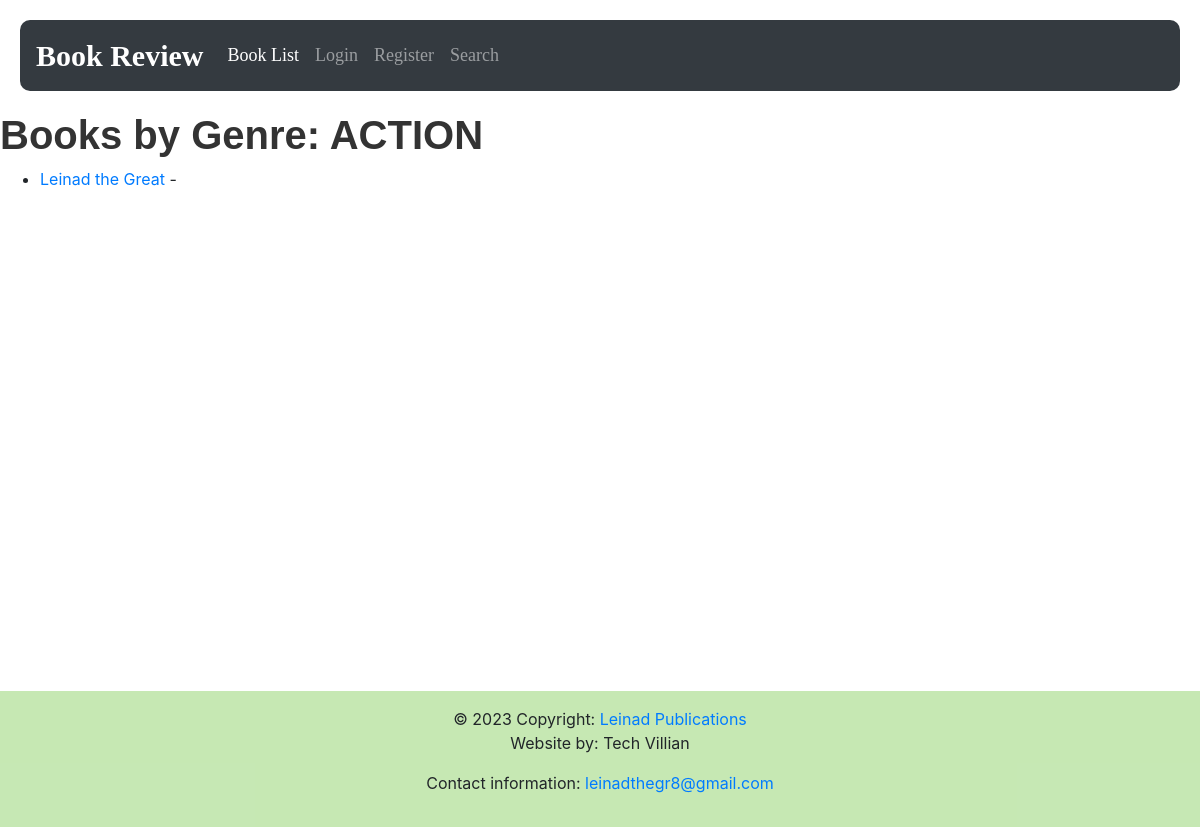
The app's page /books/genre/ACTION/, older data.
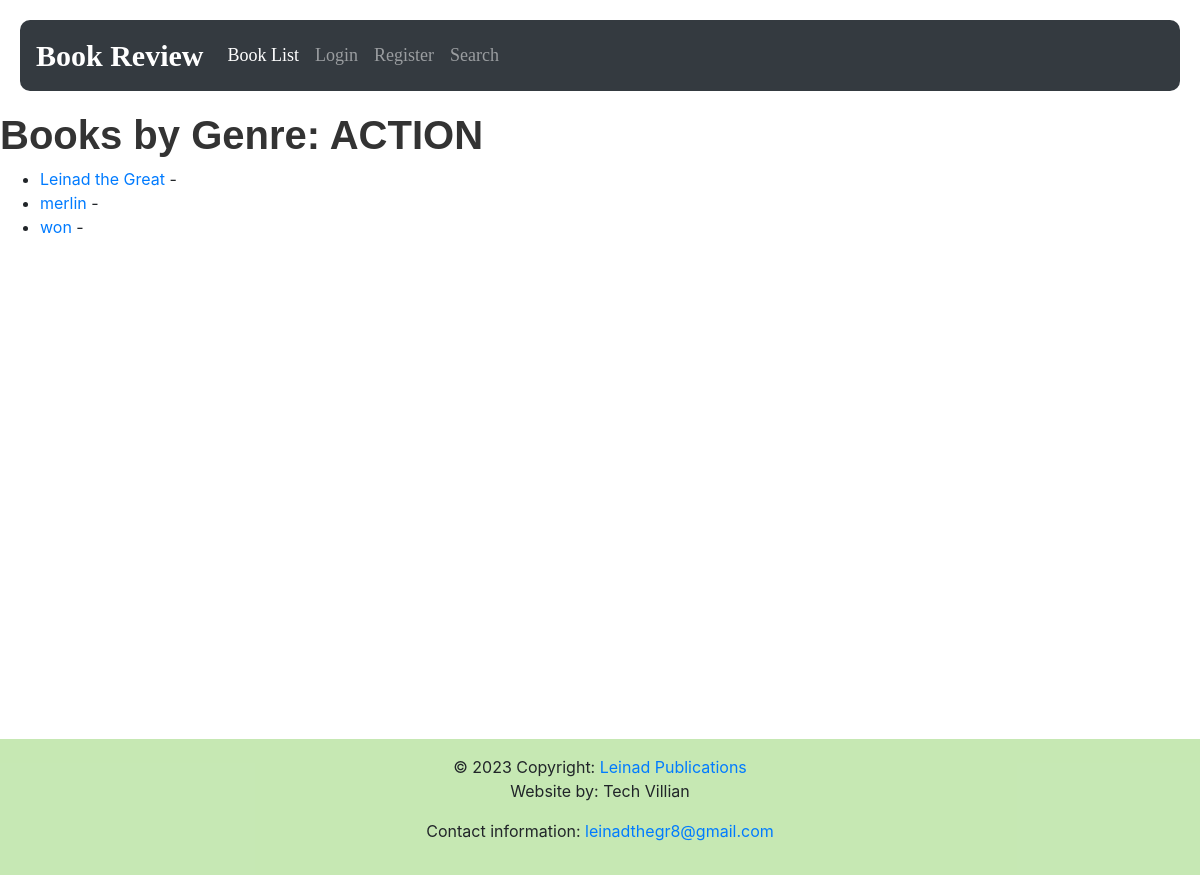
The same page, newer data.
### reviews/models.py (models this page shows, shortened)
class Genre(models.Model):
    class GenreType(models.TextChoices):
        Horror = 'HORROR', 'horror'
        Comedy = 'COMEDY', 'comedy'
        Romance = 'ROMANCE', 'romance'
        Action = 'ACTION', 'action'
    book = models.ForeignKey(Book, on_delete=models.CASCADE)
    genre = models.CharField(verbose_name='the genre of this book', choices=GenreType.choices, max_length=20)

class Book(models.Model):
    title = models.CharField(max_length=70, help_text='the title of the book')
    publication_date = models.DateField(verbose_name='date the book was published')
    isbn = models.CharField(max_length=20, verbose_name='the isbn number of the book', unique=True)
    publisher = models.ForeignKey('Publisher', on_delete=models.CASCADE)
    contributors = models.ManyToManyField('Contributor', through='BookContributor')
    image = models.ImageField(default='no_image.JPEG', upload_to='book_images', null=True, blank=True)

### reviews/views.py (the view)
# urls.py: path('books/genre/<str:genre_type>/', reviews.views.books_by_genre, name='books_by_genre'),
def books_by_genre(request, genre_type):
    books = Book.objects.filter(genre__genre=genre_type)
    return render(request, 'genresort.html', {'genre_type': genre_type, 'books': books})

### reviews/templates/genresort.html (shortened to what this page needs)
{% extends 'base.html' %}
{% block content %}
    <h1>Books by Genre: {{ genre_type }}</h1>
    <ul>
        {% for book in books %}
            <li>
                <a href="{% url 'book_detail' book.id %}">{{ book.title }}</a> - {{ book.author.name }}
            </li>
        {% endfor %}
    </ul>
{% endblock %}

Row changes from the older to the newer data that the page shows:
no longer on this page (row unchanged): Genre: genre "ACTION"
added Book: title "merlin"
added Book: title "won"
Text that changed along with them:
{{ genre_type }}: (not shown) → "ACTION"
